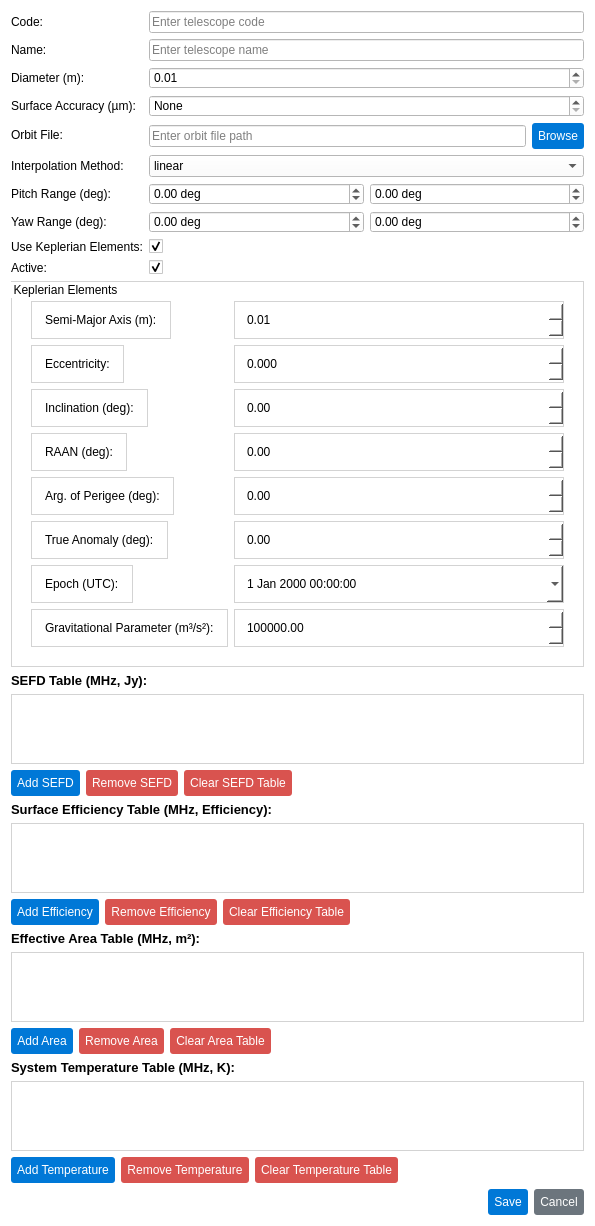
<?xml version="1.0" encoding="UTF-8"?>
<ui version="4.0">
 <class>SpaceTelescopeEditorDialog</class>
 <widget class="QDialog" name="SpaceTelescopeEditorDialog">
  <property name="geometry">
   <rect>
    <x>0</x>
    <y>0</y>
    <width>595</width>
    <height>1218</height>
   </rect>
  </property>
  <property name="windowTitle">
   <string>Edit Space Telescope</string>
  </property>
  <property name="styleSheet">
   <string>background-color: #ffffff; font-family: Arial;</string>
  </property>
  <layout class="QVBoxLayout" name="verticalLayout">
   <item>
    <layout class="QFormLayout" name="formLayout">
     <item row="0" column="0">
      <widget class="QLabel" name="labelCode">
       <property name="text">
        <string>Code:</string>
       </property>
      </widget>
     </item>
     <item row="0" column="1">
      <widget class="QLineEdit" name="codeEdit">
       <property name="placeholderText">
        <string>Enter telescope code</string>
       </property>
      </widget>
     </item>
     <item row="1" column="0">
      <widget class="QLabel" name="labelName">
       <property name="text">
        <string>Name:</string>
       </property>
      </widget>
     </item>
     <item row="1" column="1">
      <widget class="QLineEdit" name="nameEdit">
       <property name="placeholderText">
        <string>Enter telescope name</string>
       </property>
      </widget>
     </item>
     <item row="2" column="0">
      <widget class="QLabel" name="labelDiameter">
       <property name="text">
        <string>Diameter (m):</string>
       </property>
      </widget>
     </item>
     <item row="2" column="1">
      <widget class="QDoubleSpinBox" name="diameterEdit">
       <property name="decimals">
        <number>2</number>
       </property>
       <property name="minimum">
        <double>0.010000000000000</double>
       </property>
       <property name="maximum">
        <double>1000.000000000000000</double>
       </property>
      </widget>
     </item>
     <item row="3" column="0">
      <widget class="QLabel" name="labelSurfaceAccuracy">
       <property name="text">
        <string>Surface Accuracy (µm):</string>
       </property>
      </widget>
     </item>
     <item row="3" column="1">
      <widget class="QDoubleSpinBox" name="surfaceAccuracyEdit">
       <property name="specialValueText">
        <string>None</string>
       </property>
       <property name="decimals">
        <number>2</number>
       </property>
       <property name="minimum">
        <double>0.000000000000000</double>
       </property>
       <property name="maximum">
        <double>10000.000000000000000</double>
       </property>
      </widget>
     </item>
     <item row="4" column="0">
      <widget class="QLabel" name="labelOrbitFile">
       <property name="text">
        <string>Orbit File:</string>
       </property>
      </widget>
     </item>
     <item row="4" column="1">
      <layout class="QHBoxLayout" name="orbitFileLayout">
       <item>
        <widget class="QLineEdit" name="orbitFileEdit">
         <property name="placeholderText">
          <string>Enter orbit file path</string>
         </property>
        </widget>
       </item>
       <item>
        <widget class="QPushButton" name="browseOrbitFileButton">
         <property name="styleSheet">
          <string>background-color: #0078d7; color: #ffffff; padding: 6px; border-radius: 3px;</string>
         </property>
         <property name="text">
          <string>Browse</string>
         </property>
        </widget>
       </item>
      </layout>
     </item>
     <item row="5" column="0">
      <widget class="QLabel" name="labelInterpolationMethod">
       <property name="text">
        <string>Interpolation Method:</string>
       </property>
      </widget>
     </item>
     <item row="5" column="1">
      <widget class="QComboBox" name="interpolationMethodCombo">
       <item>
        <property name="text">
         <string>linear</string>
        </property>
       </item>
       <item>
        <property name="text">
         <string>chebyshev</string>
        </property>
       </item>
       <item>
        <property name="text">
         <string>cubic_spline</string>
        </property>
       </item>
      </widget>
     </item>
     <item row="6" column="0">
      <widget class="QLabel" name="labelPitchRange">
       <property name="text">
        <string>Pitch Range (deg):</string>
       </property>
      </widget>
     </item>
     <item row="6" column="1">
      <layout class="QHBoxLayout" name="pitchRangeLayout">
       <item>
        <widget class="QDoubleSpinBox" name="pitchMinEdit">
         <property name="suffix">
          <string> deg</string>
         </property>
         <property name="decimals">
          <number>2</number>
         </property>
         <property name="minimum">
          <double>-90.000000000000000</double>
         </property>
         <property name="maximum">
          <double>90.000000000000000</double>
         </property>
        </widget>
       </item>
       <item>
        <widget class="QDoubleSpinBox" name="pitchMaxEdit">
         <property name="suffix">
          <string> deg</string>
         </property>
         <property name="decimals">
          <number>2</number>
         </property>
         <property name="minimum">
          <double>-90.000000000000000</double>
         </property>
         <property name="maximum">
          <double>90.000000000000000</double>
         </property>
        </widget>
       </item>
      </layout>
     </item>
     <item row="7" column="0">
      <widget class="QLabel" name="labelYawRange">
       <property name="text">
        <string>Yaw Range (deg):</string>
       </property>
      </widget>
     </item>
     <item row="7" column="1">
      <layout class="QHBoxLayout" name="yawRangeLayout">
       <item>
        <widget class="QDoubleSpinBox" name="yawMinEdit">
         <property name="suffix">
          <string> deg</string>
         </property>
         <property name="decimals">
          <number>2</number>
         </property>
         <property name="minimum">
          <double>-180.000000000000000</double>
         </property>
         <property name="maximum">
          <double>180.000000000000000</double>
         </property>
        </widget>
       </item>
       <item>
        <widget class="QDoubleSpinBox" name="yawMaxEdit">
         <property name="suffix">
          <string> deg</string>
         </property>
         <property name="decimals">
          <number>2</number>
         </property>
         <property name="minimum">
          <double>-180.000000000000000</double>
         </property>
         <property name="maximum">
          <double>180.000000000000000</double>
         </property>
        </widget>
       </item>
      </layout>
     </item>
     <item row="8" column="0">
      <widget class="QLabel" name="labelUseKep">
       <property name="text">
        <string>Use Keplerian Elements:</string>
       </property>
      </widget>
     </item>
     <item row="8" column="1">
      <widget class="QCheckBox" name="useKepCheckBox">
       <property name="checked">
        <bool>true</bool>
       </property>
      </widget>
     </item>
     <item row="9" column="0">
      <widget class="QLabel" name="labelIsActive">
       <property name="text">
        <string>Active:</string>
       </property>
      </widget>
     </item>
     <item row="9" column="1">
      <widget class="QCheckBox" name="isActiveCheckBox">
       <property name="checked">
        <bool>true</bool>
       </property>
      </widget>
     </item>
    </layout>
   </item>
   <item>
    <widget class="QGroupBox" name="keplerGroupBox">
     <property name="styleSheet">
      <string>border: 1px solid #d3d3d3; padding: 10px;</string>
     </property>
     <property name="title">
      <string>Keplerian Elements</string>
     </property>
     <layout class="QFormLayout" name="keplerFormLayout">
      <item row="0" column="0">
       <widget class="QLabel" name="labelSemiMajorAxis">
        <property name="text">
         <string>Semi-Major Axis (m):</string>
        </property>
       </widget>
      </item>
      <item row="0" column="1">
       <widget class="QDoubleSpinBox" name="semiMajorAxisEdit">
        <property name="decimals">
         <number>2</number>
        </property>
        <property name="minimum">
         <double>0.010000000000000</double>
        </property>
        <property name="maximum">
         <double>1000000000.000000000000000</double>
        </property>
       </widget>
      </item>
      <item row="1" column="0">
       <widget class="QLabel" name="labelEccentricity">
        <property name="text">
         <string>Eccentricity:</string>
        </property>
       </widget>
      </item>
      <item row="1" column="1">
       <widget class="QDoubleSpinBox" name="eccentricityEdit">
        <property name="decimals">
         <number>3</number>
        </property>
        <property name="minimum">
         <double>0.000000000000000</double>
        </property>
        <property name="maximum">
         <double>0.999000000000000</double>
        </property>
       </widget>
      </item>
      <item row="2" column="0">
       <widget class="QLabel" name="labelInclination">
        <property name="text">
         <string>Inclination (deg):</string>
        </property>
       </widget>
      </item>
      <item row="2" column="1">
       <widget class="QDoubleSpinBox" name="inclinationEdit">
        <property name="decimals">
         <number>2</number>
        </property>
        <property name="minimum">
         <double>0.000000000000000</double>
        </property>
        <property name="maximum">
         <double>180.000000000000000</double>
        </property>
       </widget>
      </item>
      <item row="3" column="0">
       <widget class="QLabel" name="labelRaan">
        <property name="text">
         <string>RAAN (deg):</string>
        </property>
       </widget>
      </item>
      <item row="3" column="1">
       <widget class="QDoubleSpinBox" name="raanEdit">
        <property name="decimals">
         <number>2</number>
        </property>
        <property name="minimum">
         <double>0.000000000000000</double>
        </property>
        <property name="maximum">
         <double>360.000000000000000</double>
        </property>
       </widget>
      </item>
      <item row="4" column="0">
       <widget class="QLabel" name="labelArgp">
        <property name="text">
         <string>Arg. of Perigee (deg):</string>
        </property>
       </widget>
      </item>
      <item row="4" column="1">
       <widget class="QDoubleSpinBox" name="argpEdit">
        <property name="decimals">
         <number>2</number>
        </property>
        <property name="minimum">
         <double>0.000000000000000</double>
        </property>
        <property name="maximum">
         <double>360.000000000000000</double>
        </property>
       </widget>
      </item>
      <item row="5" column="0">
       <widget class="QLabel" name="labelNu">
        <property name="text">
         <string>True Anomaly (deg):</string>
        </property>
       </widget>
      </item>
      <item row="5" column="1">
       <widget class="QDoubleSpinBox" name="nuEdit">
        <property name="decimals">
         <number>2</number>
        </property>
        <property name="minimum">
         <double>0.000000000000000</double>
        </property>
        <property name="maximum">
         <double>360.000000000000000</double>
        </property>
       </widget>
      </item>
      <item row="6" column="0">
       <widget class="QLabel" name="labelEpoch">
        <property name="text">
         <string>Epoch (UTC):</string>
        </property>
       </widget>
      </item>
      <item row="6" column="1">
       <widget class="QDateTimeEdit" name="epochEdit">
        <property name="calendarPopup">
         <bool>true</bool>
        </property>
       </widget>
      </item>
      <item row="7" column="0">
       <widget class="QLabel" name="labelMu">
        <property name="text">
         <string>Gravitational Parameter (m³/s²):</string>
        </property>
       </widget>
      </item>
      <item row="7" column="1">
       <widget class="QDoubleSpinBox" name="muEdit">
        <property name="decimals">
         <number>2</number>
        </property>
        <property name="minimum">
         <double>0.010000000000000</double>
        </property>
        <property name="maximum">
         <double>1000000000000000.000000000000000</double>
        </property>
        <property name="value">
         <double>398600441800000.000000000000000</double>
        </property>
       </widget>
      </item>
     </layout>
    </widget>
   </item>
   <item>
    <widget class="QLabel" name="labelSefdTable">
     <property name="font">
      <font>
       <family>Arial</family>
       <pointsize>10</pointsize>
       <bold>true</bold>
      </font>
     </property>
     <property name="text">
      <string>SEFD Table (MHz, Jy):</string>
     </property>
    </widget>
   </item>
   <item>
    <widget class="QTableView" name="sefdTable">
     <property name="styleSheet">
      <string>border: 1px solid #d3d3d3;</string>
     </property>
     <property name="editTriggers">
      <set>QAbstractItemView::EditTrigger::DoubleClicked|QAbstractItemView::EditTrigger::EditKeyPressed</set>
     </property>
     <property name="alternatingRowColors">
      <bool>true</bool>
     </property>
     <property name="selectionMode">
      <enum>QAbstractItemView::SelectionMode::SingleSelection</enum>
     </property>
     <property name="selectionBehavior">
      <enum>QAbstractItemView::SelectionBehavior::SelectRows</enum>
     </property>
    </widget>
   </item>
   <item>
    <layout class="QHBoxLayout" name="sefdButtonLayout">
     <item>
      <widget class="QPushButton" name="addSefdButton">
       <property name="styleSheet">
        <string>background-color: #0078d7; color: #ffffff; padding: 6px; border-radius: 3px;</string>
       </property>
       <property name="text">
        <string>Add SEFD</string>
       </property>
      </widget>
     </item>
     <item>
      <widget class="QPushButton" name="removeSefdButton">
       <property name="styleSheet">
        <string>background-color: #d9534f; color: #ffffff; padding: 6px; border-radius: 3px;</string>
       </property>
       <property name="text">
        <string>Remove SEFD</string>
       </property>
      </widget>
     </item>
     <item>
      <widget class="QPushButton" name="clearSefdButton">
       <property name="styleSheet">
        <string>background-color: #d9534f; color: #ffffff; padding: 6px; border-radius: 3px;</string>
       </property>
       <property name="text">
        <string>Clear SEFD Table</string>
       </property>
      </widget>
     </item>
     <item>
      <spacer name="horizontalSpacerSefd">
       <property name="orientation">
        <enum>Qt::Orientation::Horizontal</enum>
       </property>
       <property name="sizeHint" stdset="0">
        <size>
         <width>40</width>
         <height>20</height>
        </size>
       </property>
      </spacer>
     </item>
    </layout>
   </item>
   <item>
    <widget class="QLabel" name="labelSurfaceEfficiencyTable">
     <property name="font">
      <font>
       <family>Arial</family>
       <pointsize>10</pointsize>
       <bold>true</bold>
      </font>
     </property>
     <property name="text">
      <string>Surface Efficiency Table (MHz, Efficiency):</string>
     </property>
    </widget>
   </item>
   <item>
    <widget class="QTableView" name="surfaceEfficiencyTable">
     <property name="styleSheet">
      <string>border: 1px solid #d3d3d3;</string>
     </property>
     <property name="editTriggers">
      <set>QAbstractItemView::EditTrigger::DoubleClicked|QAbstractItemView::EditTrigger::EditKeyPressed</set>
     </property>
     <property name="alternatingRowColors">
      <bool>true</bool>
     </property>
     <property name="selectionMode">
      <enum>QAbstractItemView::SelectionMode::SingleSelection</enum>
     </property>
     <property name="selectionBehavior">
      <enum>QAbstractItemView::SelectionBehavior::SelectRows</enum>
     </property>
    </widget>
   </item>
   <item>
    <layout class="QHBoxLayout" name="surfaceEfficiencyButtonLayout">
     <item>
      <widget class="QPushButton" name="addSurfaceEfficiencyButton">
       <property name="styleSheet">
        <string>background-color: #0078d7; color: #ffffff; padding: 6px; border-radius: 3px;</string>
       </property>
       <property name="text">
        <string>Add Efficiency</string>
       </property>
      </widget>
     </item>
     <item>
      <widget class="QPushButton" name="removeSurfaceEfficiencyButton">
       <property name="styleSheet">
        <string>background-color: #d9534f; color: #ffffff; padding: 6px; border-radius: 3px;</string>
       </property>
       <property name="text">
        <string>Remove Efficiency</string>
       </property>
      </widget>
     </item>
     <item>
      <widget class="QPushButton" name="clearSurfaceEfficiencyButton">
       <property name="styleSheet">
        <string>background-color: #d9534f; color: #ffffff; padding: 6px; border-radius: 3px;</string>
       </property>
       <property name="text">
        <string>Clear Efficiency Table</string>
       </property>
      </widget>
     </item>
     <item>
      <spacer name="horizontalSpacerSurfaceEfficiency">
       <property name="orientation">
        <enum>Qt::Orientation::Horizontal</enum>
       </property>
       <property name="sizeHint" stdset="0">
        <size>
         <width>40</width>
         <height>20</height>
        </size>
       </property>
      </spacer>
     </item>
    </layout>
   </item>
   <item>
    <widget class="QLabel" name="labelEffectiveAreaTable">
     <property name="font">
      <font>
       <family>Arial</family>
       <pointsize>10</pointsize>
       <bold>true</bold>
      </font>
     </property>
     <property name="text">
      <string>Effective Area Table (MHz, m²):</string>
     </property>
    </widget>
   </item>
   <item>
    <widget class="QTableView" name="effectiveAreaTable">
     <property name="styleSheet">
      <string>border: 1px solid #d3d3d3;</string>
     </property>
     <property name="editTriggers">
      <set>QAbstractItemView::EditTrigger::DoubleClicked|QAbstractItemView::EditTrigger::EditKeyPressed</set>
     </property>
     <property name="alternatingRowColors">
      <bool>true</bool>
     </property>
     <property name="selectionMode">
      <enum>QAbstractItemView::SelectionMode::SingleSelection</enum>
     </property>
     <property name="selectionBehavior">
      <enum>QAbstractItemView::SelectionBehavior::SelectRows</enum>
     </property>
    </widget>
   </item>
   <item>
    <layout class="QHBoxLayout" name="effectiveAreaButtonLayout">
     <item>
      <widget class="QPushButton" name="addEffectiveAreaButton">
       <property name="styleSheet">
        <string>background-color: #0078d7; color: #ffffff; padding: 6px; border-radius: 3px;</string>
       </property>
       <property name="text">
        <string>Add Area</string>
       </property>
      </widget>
     </item>
     <item>
      <widget class="QPushButton" name="removeEffectiveAreaButton">
       <property name="styleSheet">
        <string>background-color: #d9534f; color: #ffffff; padding: 6px; border-radius: 3px;</string>
       </property>
       <property name="text">
        <string>Remove Area</string>
       </property>
      </widget>
     </item>
     <item>
      <widget class="QPushButton" name="clearEffectiveAreaButton">
       <property name="styleSheet">
        <string>background-color: #d9534f; color: #ffffff; padding: 6px; border-radius: 3px;</string>
       </property>
       <property name="text">
        <string>Clear Area Table</string>
       </property>
      </widget>
     </item>
     <item>
      <spacer name="horizontalSpacerEffectiveArea">
       <property name="orientation">
        <enum>Qt::Orientation::Horizontal</enum>
       </property>
       <property name="sizeHint" stdset="0">
        <size>
         <width>40</width>
         <height>20</height>
        </size>
       </property>
      </spacer>
     </item>
    </layout>
   </item>
   <item>
    <widget class="QLabel" name="labelSystemTemperatureTable">
     <property name="font">
      <font>
       <family>Arial</family>
       <pointsize>10</pointsize>
       <bold>true</bold>
      </font>
     </property>
     <property name="text">
      <string>System Temperature Table (MHz, K):</string>
     </property>
    </widget>
   </item>
   <item>
    <widget class="QTableView" name="systemTemperatureTable">
     <property name="styleSheet">
      <string>border: 1px solid #d3d3d3;</string>
     </property>
     <property name="editTriggers">
      <set>QAbstractItemView::EditTrigger::DoubleClicked|QAbstractItemView::EditTrigger::EditKeyPressed</set>
     </property>
     <property name="alternatingRowColors">
      <bool>true</bool>
     </property>
     <property name="selectionMode">
      <enum>QAbstractItemView::SelectionMode::SingleSelection</enum>
     </property>
     <property name="selectionBehavior">
      <enum>QAbstractItemView::SelectionBehavior::SelectRows</enum>
     </property>
    </widget>
   </item>
   <item>
    <layout class="QHBoxLayout" name="systemTemperatureButtonLayout">
     <item>
      <widget class="QPushButton" name="addSystemTemperatureButton">
       <property name="styleSheet">
        <string>background-color: #0078d7; color: #ffffff; padding: 6px; border-radius: 3px;</string>
       </property>
       <property name="text">
        <string>Add Temperature</string>
       </property>
      </widget>
     </item>
     <item>
      <widget class="QPushButton" name="removeSystemTemperatureButton">
       <property name="styleSheet">
        <string>background-color: #d9534f; color: #ffffff; padding: 6px; border-radius: 3px;</string>
       </property>
       <property name="text">
        <string>Remove Temperature</string>
       </property>
      </widget>
     </item>
     <item>
      <widget class="QPushButton" name="clearSystemTemperatureButton">
       <property name="styleSheet">
        <string>background-color: #d9534f; color: #ffffff; padding: 6px; border-radius: 3px;</string>
       </property>
       <property name="text">
        <string>Clear Temperature Table</string>
       </property>
      </widget>
     </item>
     <item>
      <spacer name="horizontalSpacerSystemTemperature">
       <property name="orientation">
        <enum>Qt::Orientation::Horizontal</enum>
       </property>
       <property name="sizeHint" stdset="0">
        <size>
         <width>40</width>
         <height>20</height>
        </size>
       </property>
      </spacer>
     </item>
    </layout>
   </item>
   <item>
    <layout class="QHBoxLayout" name="buttonLayout">
     <item>
      <spacer name="horizontalSpacerButtons">
       <property name="orientation">
        <enum>Qt::Orientation::Horizontal</enum>
       </property>
       <property name="sizeHint" stdset="0">
        <size>
         <width>40</width>
         <height>20</height>
        </size>
       </property>
      </spacer>
     </item>
     <item>
      <widget class="QPushButton" name="saveButton">
       <property name="styleSheet">
        <string>background-color: #0078d7; color: #ffffff; padding: 6px; border-radius: 3px;</string>
       </property>
       <property name="text">
        <string>Save</string>
       </property>
      </widget>
     </item>
     <item>
      <widget class="QPushButton" name="cancelButton">
       <property name="styleSheet">
        <string>background-color: #6c757d; color: #ffffff; padding: 6px; border-radius: 3px;</string>
       </property>
       <property name="text">
        <string>Cancel</string>
       </property>
      </widget>
     </item>
    </layout>
   </item>
  </layout>
 </widget>
 <resources/>
 <connections>
  <connection>
   <sender>saveButton</sender>
   <signal>clicked()</signal>
   <receiver>SpaceTelescopeEditorDialog</receiver>
   <slot>accept()</slot>
   <hints>
    <hint type="sourcelabel">
     <x>20</x>
     <y>20</y>
    </hint>
    <hint type="destinationlabel">
     <x>20</x>
     <y>20</y>
    </hint>
   </hints>
  </connection>
  <connection>
   <sender>cancelButton</sender>
   <signal>clicked()</signal>
   <receiver>SpaceTelescopeEditorDialog</receiver>
   <slot>reject()</slot>
   <hints>
    <hint type="sourcelabel">
     <x>20</x>
     <y>20</y>
    </hint>
    <hint type="destinationlabel">
     <x>20</x>
     <y>20</y>
    </hint>
   </hints>
  </connection>
  <connection>
   <sender>useKepCheckBox</sender>
   <signal>toggled(bool)</signal>
   <receiver>keplerGroupBox</receiver>
   <slot>setEnabled(bool)</slot>
   <hints>
    <hint type="sourcelabel">
     <x>20</x>
     <y>20</y>
    </hint>
    <hint type="destinationlabel">
     <x>20</x>
     <y>20</y>
    </hint>
   </hints>
  </connection>
  <connection>
   <sender>useKepCheckBox</sender>
   <signal>toggled(bool)</signal>
   <receiver>orbitFileEdit</receiver>
   <slot>setDisabled(bool)</slot>
   <hints>
    <hint type="sourcelabel">
     <x>20</x>
     <y>20</y>
    </hint>
    <hint type="destinationlabel">
     <x>20</x>
     <y>20</y>
    </hint>
   </hints>
  </connection>
  <connection>
   <sender>useKepCheckBox</sender>
   <signal>toggled(bool)</signal>
   <receiver>browseOrbitFileButton</receiver>
   <slot>setDisabled(bool)</slot>
   <hints>
    <hint type="sourcelabel">
     <x>20</x>
     <y>20</y>
    </hint>
    <hint type="destinationlabel">
     <x>20</x>
     <y>20</y>
    </hint>
   </hints>
  </connection>
 </connections>
</ui>
